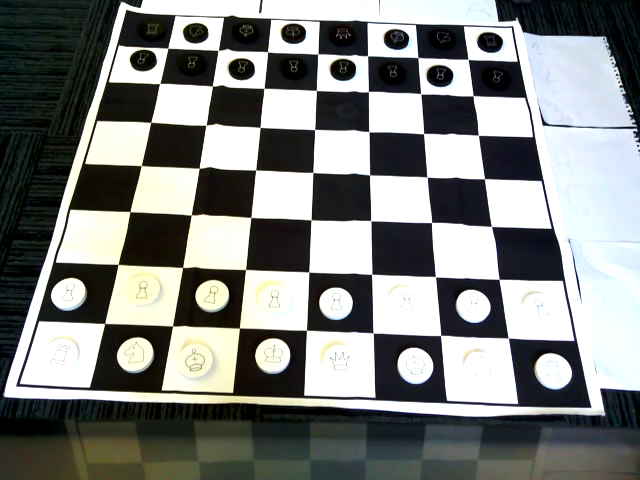
#> input picture frame 88 of Video/test1639658932.91_Trim.mp4, 640 x 480 px
$ python transform.py
#> lines starting #> are read from the running program, lines starting #| are printed output that depends on the picture; after the words box and inside, x2 and y2 are one past the last pixel; in counts of white or black regions, pixels touching at a corner belong together
# Original code from post below, rights to the original owner, do not claim to have made this.
#https://stackoverflow.com/questions/58396131/how-to-identify-largest-bounding-rectangles-from-an-image-and-separate-them-into

# use two percentages to create a cell
import cv2
import numpy as np
import matplotlib.pyplot as plt
from skimage.filters import threshold_otsu
# use two percentages to create a cell

def round_down_to_next_multiple_of_8(a):
    return a & (-8)

def rotate_image(image, angle):
    # Grab the dimensions of the image and then determine the center
    #print()
    (h, w) = image.shape[:2]
    #print(f"Height: {h}, Width: {w}")
    (cX, cY) = (w / 2, h / 2)
    #print(f"cX: {cX}, cY: {cY}")

    # grab the rotation matrix (applying the negative of the
    # angle to rotate clockwise), then grab the sine and cosine
    # (i.e., the rotation components of the matrix)
    M = cv2.getRotationMatrix2D((cX, cY), -angle, 1.0)
    #print(f"getRotationMatrix2D: {M}")
    cos = np.abs(M[0, 0]) # Calculates absolute value elementwise in array
    #print(f"cos: {cos}")
    sin = np.abs(M[0, 1])
    #print(f"sin: {sin}")

    # Compute the new bounding dimensions of the image
    nW = int((h * sin) + (w * cos))
    #print(f"new width: {nW}")

    nH = int((h * cos) + (w * sin))
    #print(f"new height: {nH}")

    # Adjust the rotation matrix to take into account translation
    M[0, 2] += (nW / 2) - cX
    #print(f"Adjusted Rotation [0, 2]: {M}")

    M[1, 2] += (nH / 2) - cY
    #print(f"Adjusted Rotation [1, 2]: {M}")
    #print()
    # Perform the actual rotation and return the image
    return cv2.warpAffine(image, M, (nW, nH))


def perspective_transform(image, corners):
    def order_corner_points(corners):
        # Separate corners into individual points
        # Index 0 - top-right
        #       1 - top-left
        #       2 - bottom-left
        #       3 - bottom-right
        corners = [(corner[0][0], corner[0][1]) for corner in corners]
        top_r, top_l, bottom_l, bottom_r = corners[0], corners[1], corners[2], corners[3]
        print()
        print(f"top_r: {top_r} top_l: {top_l} bottom_l: {bottom_l} bottom_r: {bottom_r}")
        return (top_l, top_r, bottom_r, bottom_l)

    # Order points in clockwise order
    ordered_corners = order_corner_points(corners)
    top_l, top_r, bottom_r, bottom_l = ordered_corners

    # Determine width of new image which is the max distance between
    # (bottom right and bottom left) or (top right and top left) x-coordinates
    width_A = np.sqrt(((bottom_r[0] - bottom_l[0]) ** 2) + ((bottom_r[1] - bottom_l[1]) ** 2))
    print(f"width_A: {width_A}")
    width_B = np.sqrt(((top_r[0] - top_l[0]) ** 2) + ((top_r[1] - top_l[1]) ** 2))
    print(f"width_B: {width_A}")
    width = max(int(width_A), int(width_B))

    # Determine height of new image which is the max distance between
    # (top right and bottom right) or (top left and bottom left) y-coordinates
    height_A = np.sqrt(((top_r[0] - bottom_r[0]) ** 2) + ((top_r[1] - bottom_r[1]) ** 2))
    print(f"height_A: {height_A}")
    height_B = np.sqrt(((top_l[0] - bottom_l[0]) ** 2) + ((top_l[1] - bottom_l[1]) ** 2))
    print(f"height_B: {height_B}")
    height = max(int(height_A), int(height_B))

    # Construct new points to obtain top-down view of image in
    # top_r, top_l, bottom_l, bottom_r order
    dimensions = np.array([[0, 0], [width - 1, 0], [width - 1, height - 1],
                    [0, height - 1]], dtype = "float32")
    print(f"Dimensions: {dimensions}")

    # Convert to Numpy format
    ordered_corners = np.array(ordered_corners, dtype="float32")
    print(f"ordered_corners numpy: {ordered_corners}")

    # Find perspective transform matrix
    matrix = cv2.getPerspectiveTransform(ordered_corners, dimensions)
    print(f"getPerspectiveTransform: {matrix}")

    # Return the transformed image
    print()
    return cv2.warpPerspective(image, matrix, (width, height))

cap = cv2.VideoCapture("Video\\test1639658932.91_Trim.mp4")

while(cap.isOpened()):
    ret, frame = cap.read() # Returns next video frame
#> frame is the input picture: shape (480, 640, 3); mean B, G, R 128.9, 131.2, 128.6
    original = frame.copy() # Copies frame
    gray = cv2.cvtColor(frame, cv2.COLOR_BGR2GRAY) # Makes image gray.
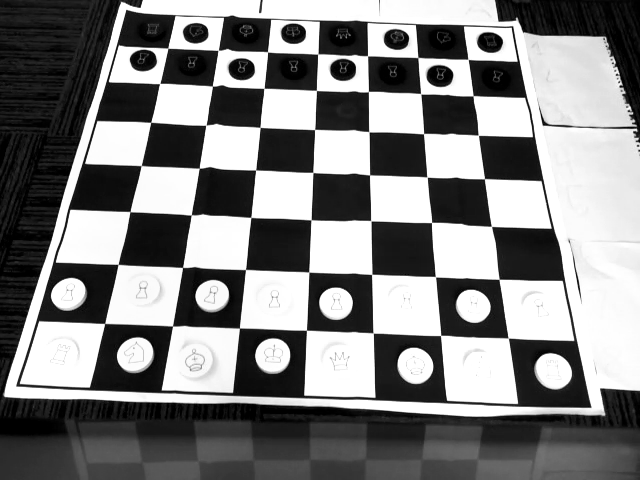
#> gray: shape (480, 640); min 0, max 255, mean 130.1
    # Transforms the gray image into a binary image.
    thresh = cv2.adaptiveThreshold(gray,255,cv2.ADAPTIVE_THRESH_GAUSSIAN_C, cv2.THRESH_BINARY_INV,11,3)
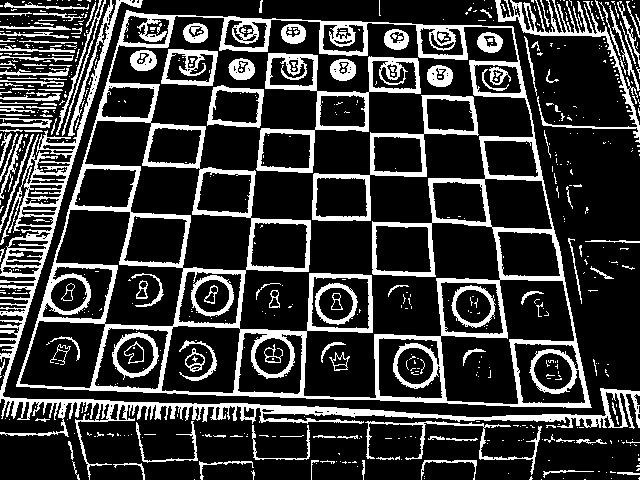
#> thresh: shape (480, 640); 21.7% white; 658 white regions (521 under 20 px)


    cv2.imshow('thresh', thresh) # Shows the adaptaiveThreshold

    cnts = cv2.findContours(thresh, cv2.RETR_EXTERNAL, cv2.CHAIN_APPROX_SIMPLE) # Helps with object detection.
#> cnts = 439 contours, 394 with area under 20; largest, box (x1, y1, x2, y2) and area: (16, 10, 592, 408) 181191, (0, 0, 640, 480) 12410, (495, 0, 640, 143) 1513, (365, 421, 542, 475) 521, (56, 0, 106, 136) 336
    cnts = cnts[0] if len(cnts) == 2 else cnts[1]
    cnts = sorted(cnts, key = cv2.contourArea, reverse = True)[:3]
#> cnts = 3 contours; box (x1, y1, x2, y2) and area: (16, 10, 592, 408) 181191, (0, 0, 640, 480) 12410, (495, 0, 640, 143) 1513

    ROI_number = 0 # Region Of Interest
    for c in cnts:
        peri = cv2.arcLength(c, True) # Calcualtes contour perimeter.
        approx = cv2.approxPolyDP(c, 0.015 * peri, True) # Approximates polygonal curves, keeping precsion.

        if len(approx) == 4: # 4 Corners
            cv2.drawContours(frame,[c], 0, (36,255,12), 3) # Draws contour lines in image.
            transformed = perspective_transform(original, approx) # Passes the polygonal curves and the image frame to function.
            rotated = rotate_image(transformed, -90) # Passes the transformed to the rotate function.
            cv2.imwrite('ROI_{}.png'.format(ROI_number), rotated) # Saves the image
            cv2.imshow('ROI_{}'.format(ROI_number), rotated) # Shows the image.
            ROI_number += 1
#> this loop made 3 passes
#> (peri, ordered_corners in perspective_transform, width_A in perspective_transform, width_B in perspective_transform, width in perspective_transform, height_A in perspective_transform, height_B in perspective_transform, height in perspective_transform) on passes 1 to 2: (1814.9, [[16, 386], [126, 10], [512, 26], [591, 407]], 389.1, 391.8, 391, 386.3, 575.4, 575), (6150.5, [[1, 434], [110, 0], [4, 397], [639, 427]], 635.7, 447.5, 635, 410.9, 638, 638)
#> peri on pass 3: 1758.7
#> (printed output is left out)
#> pass 1, `transformed = perspective_transform(original, approx)`:
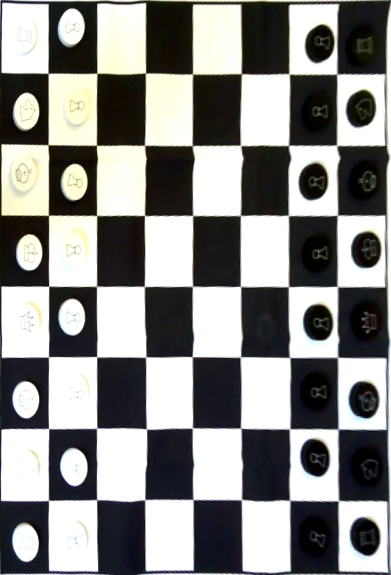
#> transformed: shape (575, 391, 3); mean B, G, R 135.2, 137.2, 137.2
#> pass 1, `rotated = rotate_image(transformed, -90)`:
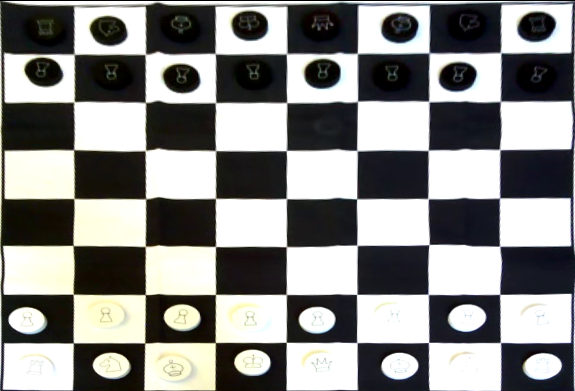
#> rotated: shape (391, 575, 3); mean B, G, R 135.1, 137.1, 137.1
#> pass 2, `transformed = perspective_transform(original, approx)`:
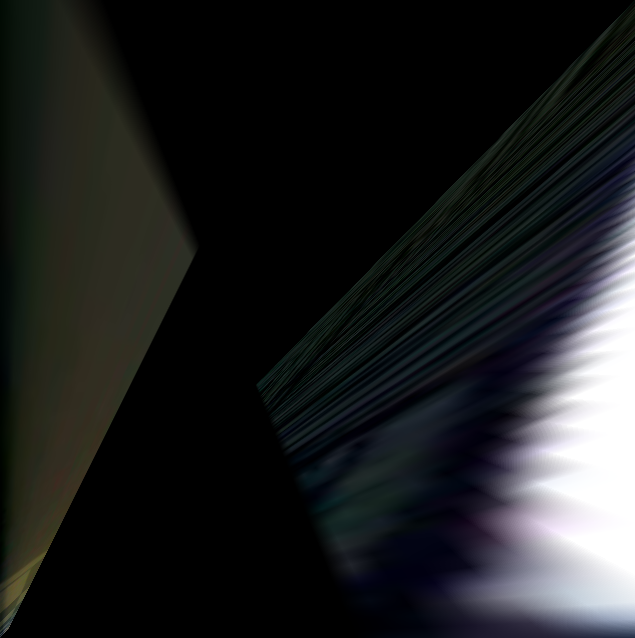
#> transformed: shape (638, 635, 3); mean B, G, R 32.3, 31.9, 30.4
#> pass 2, `rotated = rotate_image(transformed, -90)`:
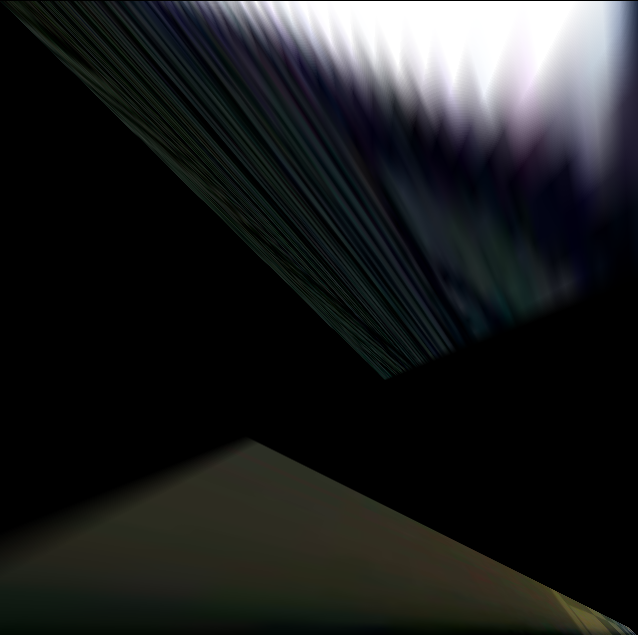
#> rotated: shape (635, 638, 3); mean B, G, R 32.3, 31.9, 30.4
#> after the loop:
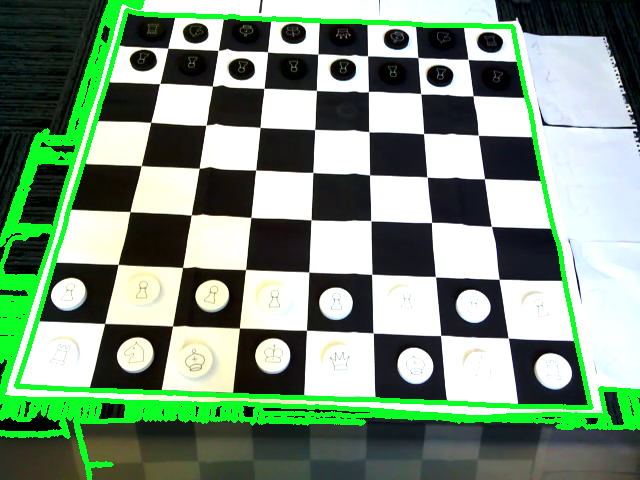
#> frame: shape (480, 640, 3); 9.27% of pixels changed, all inside (x1, y1, x2, y2) = (0, 0, 640, 480)
#> after the loop, ROI_number = 2

    if cv2.waitKey(1) & 0xFF == ord('q'):
#> (key q is pressed here)
        break


cap.release()
cv2.destroyAllWindows()
cv2.waitKey()

$ run again, starting later in the video
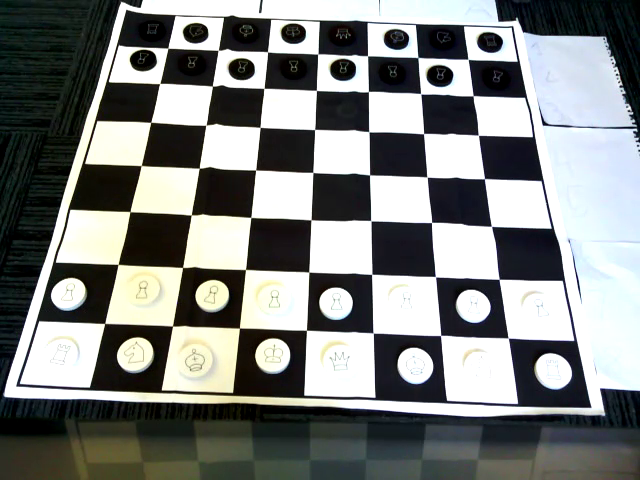
#> input picture frame 399 of Video/test1639658932.91_Trim.mp4, 640 x 480 px
#> frame is the input picture: shape (480, 640, 3); mean B, G, R 128.4, 130.3, 127.7
#> `thresh = cv2.adaptiveThreshold(gray,255,cv2.ADAPTIVE_THRESH_GAUSSIAN_C..`:
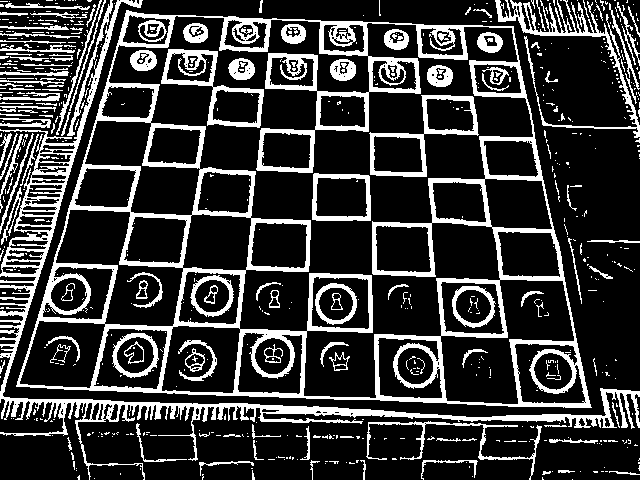
#> thresh: shape (480, 640); 21.7% white; 661 white regions (527 under 20 px)
#> `cnts = cv2.findContours(thresh, cv2.RETR_EXTERNAL, cv2.CHAIN_APPROX_SI..`: cnts = 459 contours, 414 with area under 20; largest, box (x1, y1, x2, y2) and area: (16, 10, 592, 408) 181212, (0, 0, 640, 480) 11756, (495, 0, 640, 138) 1600, (366, 421, 542, 480) 552, (67, 0, 113, 136) 364
#> `cnts = sorted(cnts, key = cv2.contourArea, reverse = True)[:3]`: cnts = 3 contours; box (x1, y1, x2, y2) and area: (16, 10, 592, 408) 181212, (0, 0, 640, 480) 11756, (495, 0, 640, 138) 1600
#> the loop `for c in cnts:` made 3 passes
#> (peri, ordered_corners in perspective_transform, width_A in perspective_transform, width_B in perspective_transform, width in perspective_transform, height_A in perspective_transform, height_B in perspective_transform, height in perspective_transform) on pass 1: (1815.5, [[16, 386], [126, 10], [513, 26], [591, 407]], 388.9, 391.8, 391, 387.3, 575.4, 575)
#> (printed output is left out)
#> after the loop `for c in cnts:`:
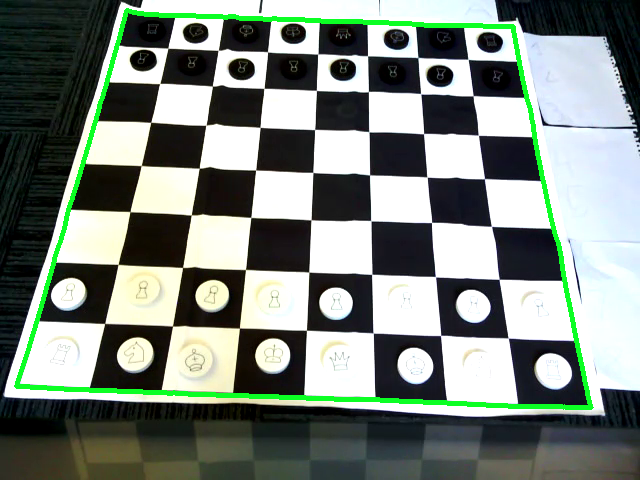
#> frame: shape (480, 640, 3); 2.79% of pixels changed, all inside (x1, y1, x2, y2) = (14, 8, 594, 410)
#> after the loop `for c in cnts:`: ROI_number = 1

$ run again, starting later in the video
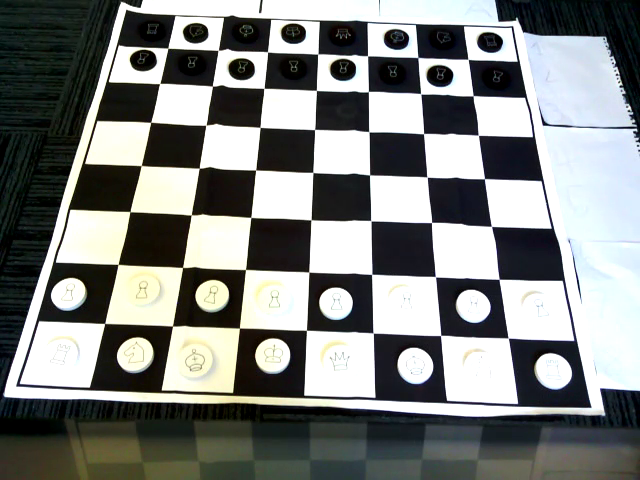
#> input picture frame 709 of Video/test1639658932.91_Trim.mp4, 640 x 480 px
#> frame is the input picture: shape (480, 640, 3); mean B, G, R 129.1, 131.3, 128.7
#> `thresh = cv2.adaptiveThreshold(gray,255,cv2.ADAPTIVE_THRESH_GAUSSIAN_C..`:
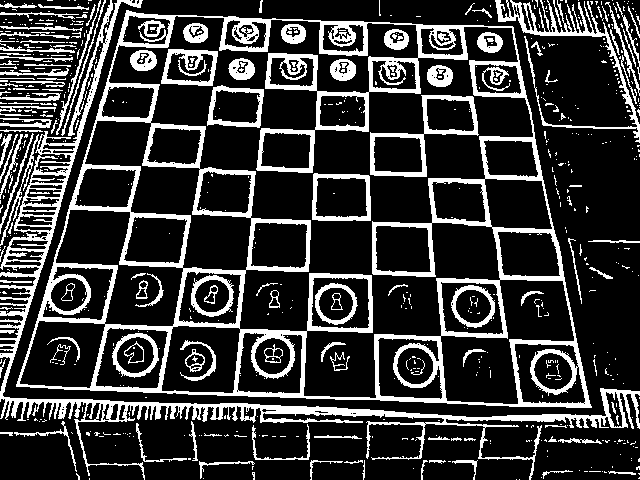
#> thresh: shape (480, 640); 21.6% white; 676 white regions (539 under 20 px)
#> `cnts = cv2.findContours(thresh, cv2.RETR_EXTERNAL, cv2.CHAIN_APPROX_SI..`: cnts = 461 contours, 409 with area under 20; largest, box (x1, y1, x2, y2) and area: (16, 10, 592, 408) 181204, (0, 0, 640, 480) 12890, (495, 0, 640, 143) 1610, (56, 0, 101, 135) 199, (0, 118, 52, 128) 166
#> `cnts = sorted(cnts, key = cv2.contourArea, reverse = True)[:3]`: cnts = 3 contours; box (x1, y1, x2, y2) and area: (16, 10, 592, 408) 181204, (0, 0, 640, 480) 12890, (495, 0, 640, 143) 1610
#> the loop `for c in cnts:` made 3 passes
#> (peri, ordered_corners in perspective_transform, width_A in perspective_transform, width_B in perspective_transform, width in perspective_transform, height_A in perspective_transform, height_B in perspective_transform, height in perspective_transform) on passes 1 to 2: (1814.1, [[16, 386], [126, 10], [512, 26], [591, 407]], 389.1, 391.8, 391, 386.3, 575.4, 575), (6715.4, [[0, 418], [110, 0], [4, 397], [639, 428]], 635.8, 432.2, 635, 410.9, 639.1, 639)
#> (printed output is left out)
#> after the loop `for c in cnts:`:
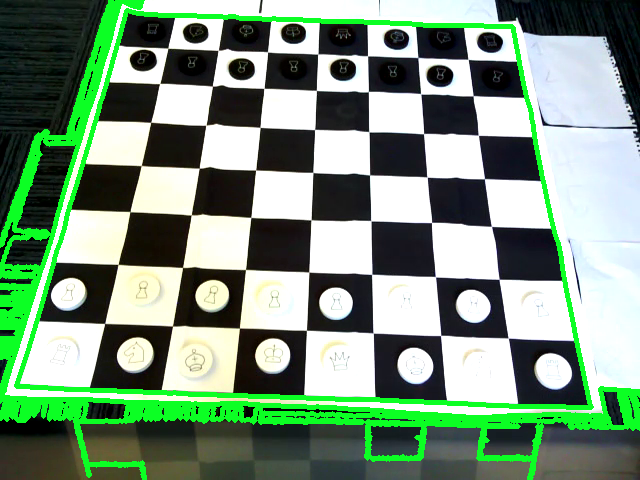
#> frame: shape (480, 640, 3); 9.82% of pixels changed, all inside (x1, y1, x2, y2) = (0, 0, 640, 480)
#> after the loop `for c in cnts:`: ROI_number = 2
